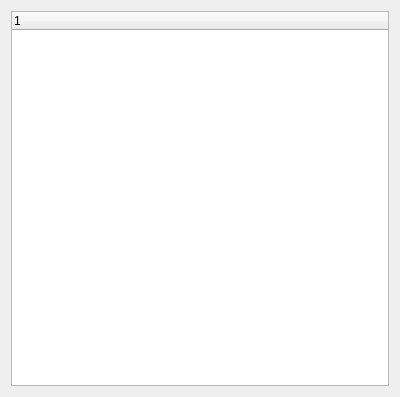
<ui version="4.0" >
 <class>OpenGL</class>
 <widget class="QWidget" name="OpenGL" >
  <property name="geometry" >
   <rect>
    <x>0</x>
    <y>0</y>
    <width>400</width>
    <height>397</height>
   </rect>
  </property>
  <layout class="QVBoxLayout" >
   <item>
    <widget class="QTreeWidget" name="glinfoTreeWidget" >
     <column>
      <property name="text" >
       <string>1</string>
      </property>
     </column>
    </widget>
   </item>
  </layout>
 </widget>
 <connections/>
</ui>
